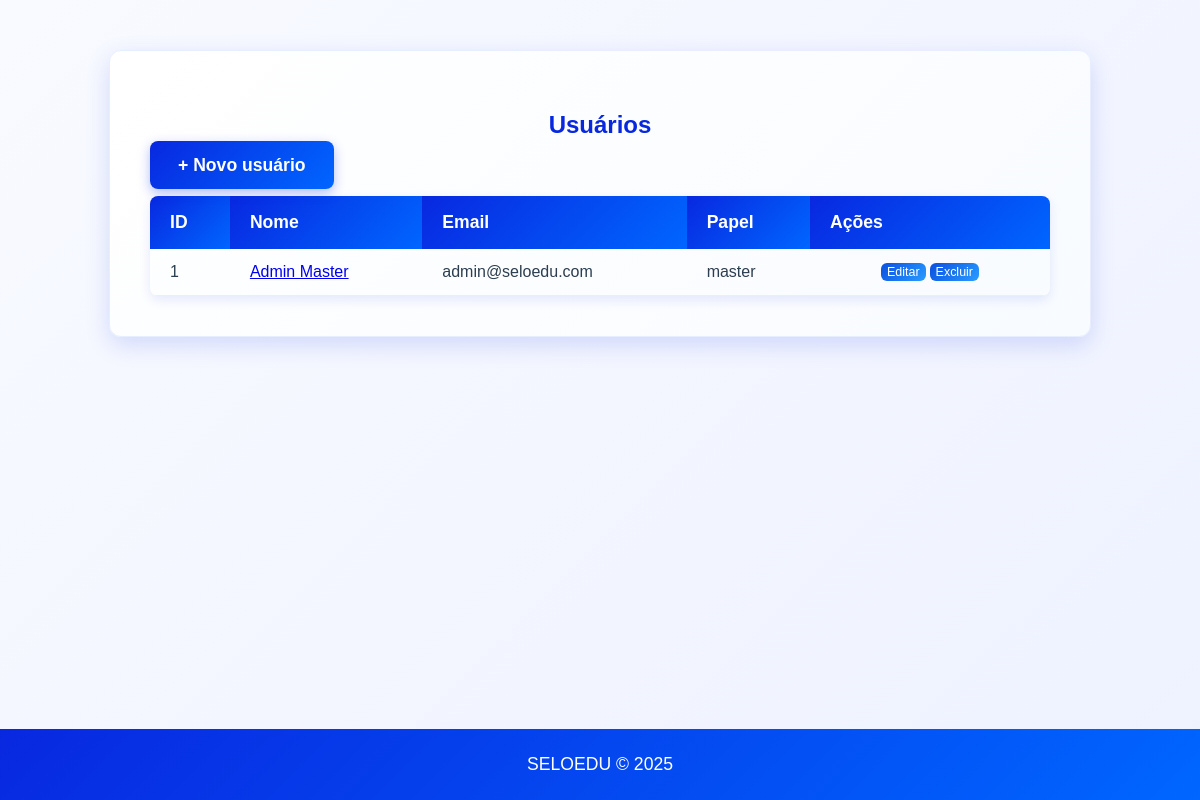
The app's page /users/, older data.
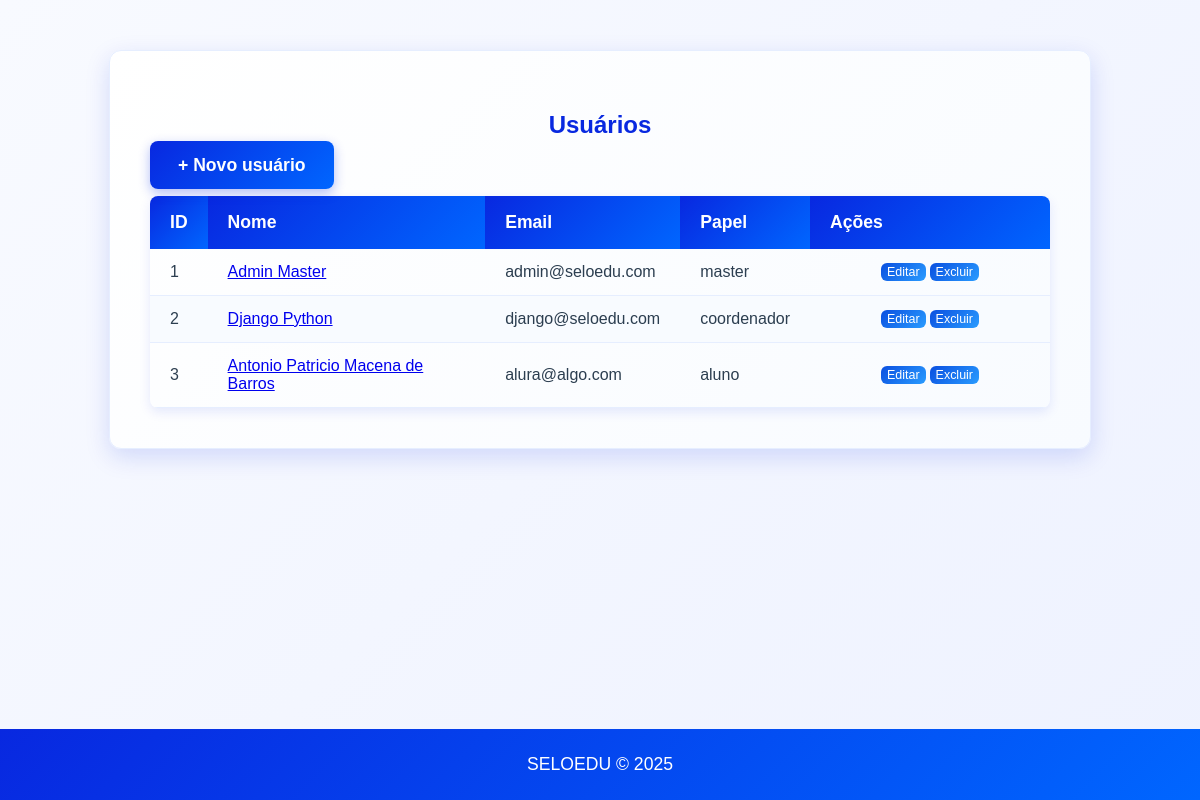
The same page, newer data.
### models/users.py (models this page shows, shortened)
class User(UserMixin, db.Model):
	__tablename__ = 'users'
	id = db.Column(db.Integer, primary_key=True)
	nome = db.Column(db.String(120), nullable=False)
	email = db.Column(db.String(150), unique=True, nullable=False)
	password_hash = db.Column(db.String(256), nullable=True)
	role = db.Column(db.String(50), default='user')
	ativo = db.Column(db.Boolean, default=True)
	profile = db.relationship('Profile', uselist=False, back_populates='user')

### views/users.py (the view)
    def list_users(self):
        try:
            users = User.query.filter_by(ativo=True).all()
            return render_template('users/index.html', usuarios=users)
        except Exception as e:
            flash(f'Erro ao carregar usuários: {str(e)}', 'error')
            return render_template('users/index.html', usuarios=[])

### templates/users/index.html (shortened to what this page needs)
{% extends "base.html" %}
{% block content %}
  <div class="users-container">
    <h2 class="users-header">Usuários</h2>
    <p><a class="button-home no-underline" href="{{ url_for('users.create') }}">+ Novo usuário</a></p>
    {% if usuarios %}
      <table>
        <thead>
          <tr>
            <th>ID</th>
            <th>Nome</th>
            <th>Email</th>
            <th>Papel</th>
            <th>Ações</th>
          </tr>
        </thead>
        <tbody>
          {% for u in usuarios %}
            <tr>
              <td>{{ u.id }}</td>
              <td><a href="{{ url_for('users.show', user_id=u.id) }}">{{ u.nome }}</a></td>
              <td>{{ u.email }}</td>
              <td>{{ u.role }}</td>
              <td class="actions">
                <div class="action-group">
                  <form action="{{ url_for('users.edit', user_id=u.id) }}" method="get" style="margin:0;display:inline-flex;">
                    <button type="submit" class="btn-small">Editar</button>
                  </form>
                  <form action="{{ url_for('users.delete', user_id=u.id) }}" method="post" style="margin:0;display:inline-flex;">
                    <button type="submit" class="btn-small">Excluir</button>
                  </form>
                </div>
              </td>
            </tr>
          {% endfor %}
        </tbody>
      </table>
    {% else %}
      <p>Nenhum usuário cadastrado.</p>
    {% endif %}
  </div>
{% endblock %}

### templates/base.html (shortened to what this page needs)
<!DOCTYPE html>
<html lang="pt-BR">
<head>
    <link rel="stylesheet" href="{{ url_for('static', filename='custom.css') }}">
</head>
<body>
    <main>
        {% block content %}{% endblock %}
    </main>
    <footer>
        <p>SELOEDU © 2025</p>
    </footer>
</body>
</html>

### Static/custom.css (style rules this page uses)
body { font-family: 'Arial', sans-serif; background: linear-gradient(135deg, #f8faff 0%, #eef2ff 100%); margin: 0; padding: 0; color: #2c3e50; display: flex; flex-direction: column; min-height: 100vh; }
main { flex: 1; padding: 20px; display: flex; flex-direction: column; align-items: center; }
footer { background: linear-gradient(135deg, #0828e0 0%, #0066ff 100%); color: white; text-align: center; padding: 25px; margin-top: auto; width: 100%; box-sizing: border-box; font-weight: 500; }
footer p { margin: 0; font-size: 1.1em; }
.button-home, .button-login { padding: 14px 28px; background: linear-gradient(135deg, #0828e0 0%, #0066ff 100%); border: none; color: white; font-size: 1.1em; border-radius: 8px; cursor: pointer; transition: all 0.3s ease; width: 220px; margin-top: 25px; font-weight: 600; box-shadow: 0 4px 12px rgba(8, 40, 224, 0.3); }
.users-container { background: linear-gradient(135deg, #ffffff 0%, #f8fbff 100%); padding: 40px; border-radius: 12px; box-shadow: 0 8px 25px rgba(8, 40, 224, 0.15); width: 100%; max-width: 900px; margin: 30px auto; border: 1px solid #e6eeff; }
table { width: 100%; border-collapse: collapse; margin-top: 20px; border-radius: 8px; overflow: hidden; box-shadow: 0 4px 12px rgba(8, 40, 224, 0.1); }
table th { background: linear-gradient(135deg, #0828e0 0%, #0066ff 100%); color: white; padding: 16px 20px; text-align: left; font-weight: 600; font-size: 1.1em; }
table td { padding: 14px 20px; border-bottom: 1px solid #e6eeff; color: #2c3e50; }
table tr:nth-child(even) { background-color: #f8fbff; }
.btn-small { padding: 2px 6px; font-size: 0.78em; border-radius: 6px; background: linear-gradient(135deg, #0a4fe0 0%, #2a9cff 100%); color: white; border: none; cursor: pointer; text-decoration: none; display: inline-block; vertical-align: middle; }
.action-group { display: flex; gap: 4px; align-items: center; justify-content: center; }
table td.actions { white-space: nowrap; width: 200px; }
.button-home, .btn-small, .no-underline { text-decoration: none; }
.users-header { text-align: center; color: #0828e0; margin-bottom: 16px; font-weight: 700; }

Row changes from the older to the newer data that the page shows:
added User: id "2", nome "Django Python", email "django@seloedu.com", role "coordenador"
added User: id "3", nome "Antonio Patricio Macena de Barros", email "alura@algo.com", role "aluno"
